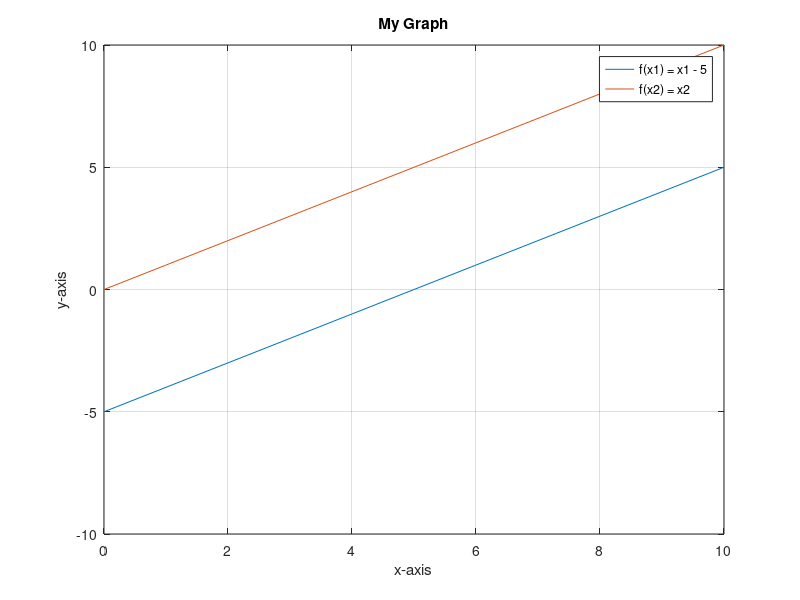

MATLAB code to generate this figure:
clc
clear all

x1 = 0:1:10;
y1 = x1 - 5;

x2 = 0:1:10;
y2 = x2;

plot(x1,y1, x2, y2)
xlabel('x-axis')
ylabel('y-axis')
legend('f(x1) = x1 - 5', 'f(x2) = x2') 
title('My Graph') 
grid on % 격자 생성